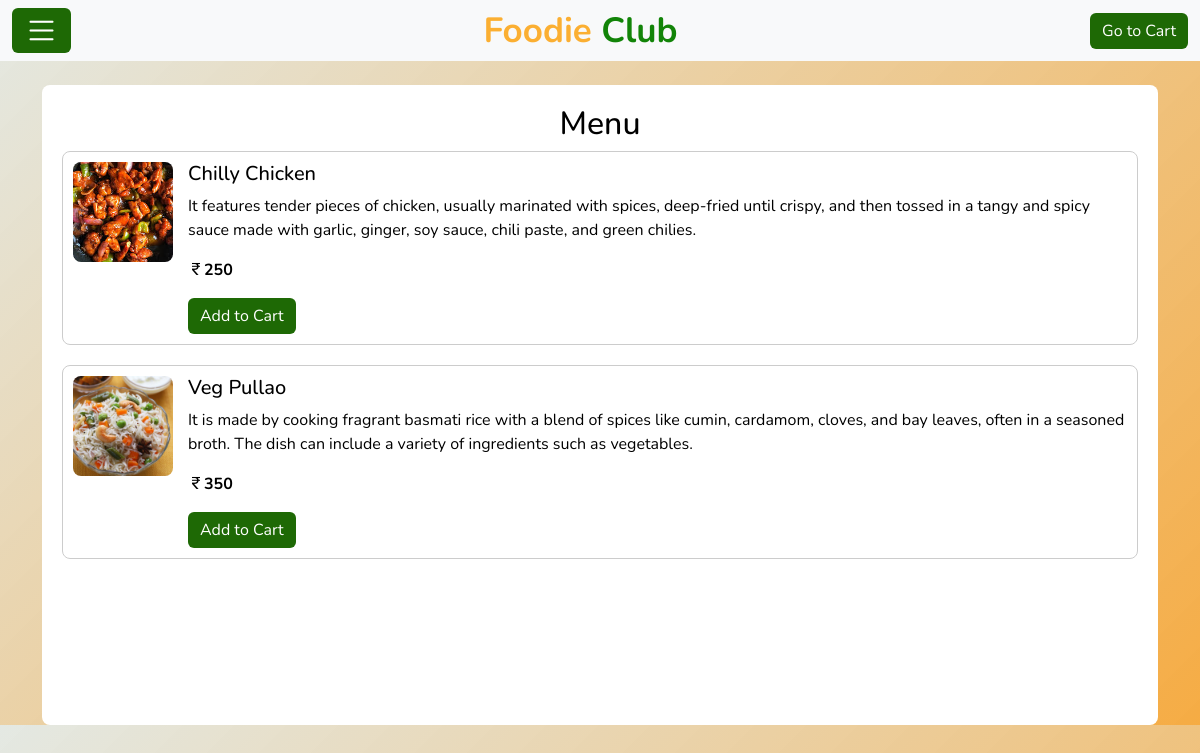
Before: /restaurant_menu/2 (signed in) with the older database file.
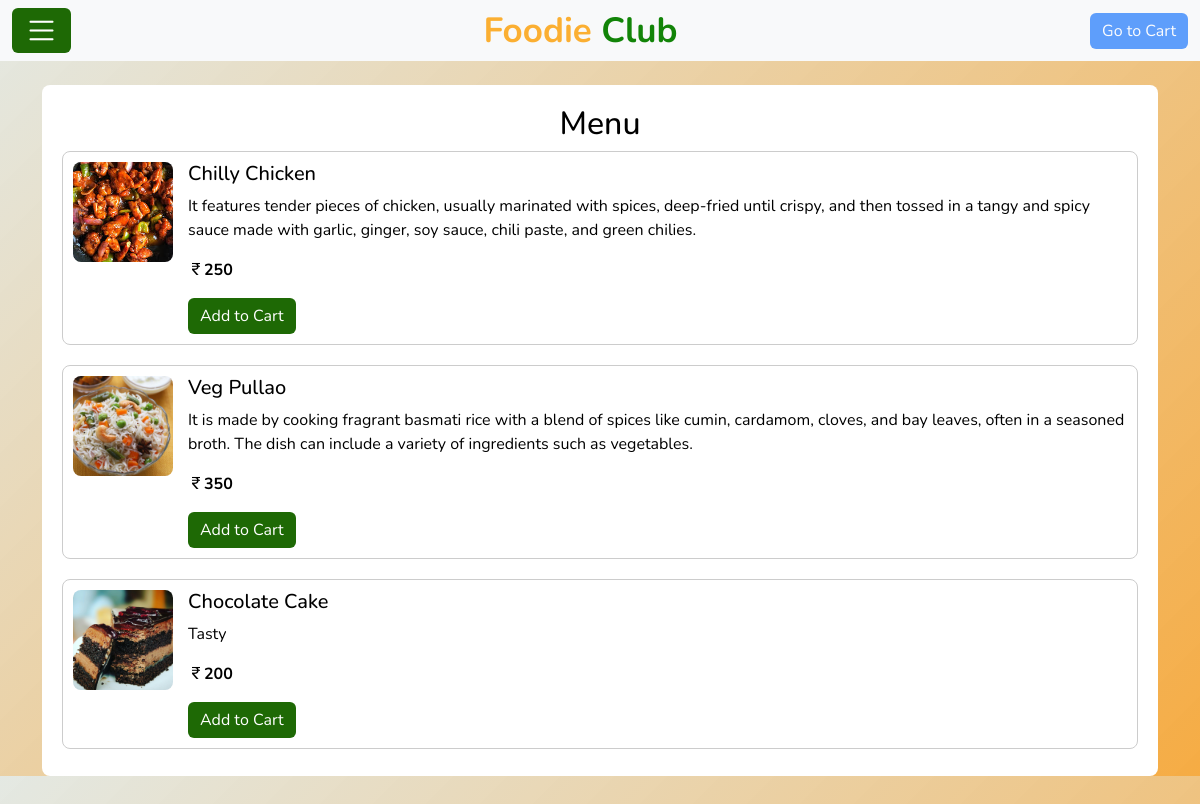
After: the same page with the newer database file.
### Restaurant/models.py (models this page shows)
class Food(models.Model):
    food_id=models.AutoField(primary_key=True)
    food_name=models.CharField(max_length=100)
    food_description=models.CharField(max_length=300)
    food_price=models.IntegerField()
    food_picture=models.ImageField(upload_to="foods/",validators=[validate_image])
    food_by=models.CharField(max_length=100)

### Customer/views.py (the view)
# urls.py: path('restaurant_menu/<res_id>',views.restaurant_menu,name="restaurant_menu"),
def restaurant_menu(request,res_id):
    email=request.session.get('email')
    if request.session and Customer.objects.filter(email=email).exists():
        restaurant=Restaurant.objects.get(res_id=res_id)
        food=Food.objects.filter(food_by=restaurant.res_name)
        return render(request,'Customer_restaurant_menu.html',{'food':food,'email':email,'res_id':res_id,'cart':Cart.objects.filter(cust_email=email).exists()})
    else:
        return redirect('error')

### templates/Customer_restaurant_menu.html (shortened to what this page needs)
<!DOCTYPE html>
<html lang="en">
<head>
    {%load static%}
    <link href="https://cdn.jsdelivr.net/npm/bootstrap@5.3.0-alpha3/dist/css/bootstrap.min.css" rel="stylesheet">
    <link rel="stylesheet" href="https://cdn.jsdelivr.net/npm/bootstrap-icons@1.11.3/font/bootstrap-icons.min.css">
</head>
<body>
    <div class="navbar navbar-expand-lg bg-light navbar-light">
        <div class="container-fluid">
            <a class="btn btn-primary navbar-brand" data-bs-toggle="offcanvas" href="#offcanvasExample" role="button" aria-controls="offcanvasExample"><i class="bi bi-list" style="color: white;"></i></a>
            <a href="/" class="navbar-brand">Foodie <span>Club</span></a>
            {% if cart %}
            <a href="/cart/"><button type="button" class="btn btn-primary">Go to Cart</button></a>
            {% else %}
            <button type="button" class="btn btn-primary" disabled>Go to Cart</button>
            {% endif %}
        </div>
    </div>
            <div class="container menu-container">
                    <div class="menu-list">
                        <h2 style="text-align: center;">Menu</h2>
                        <div id="menu-items">
                            {% for item in food %}
                            <div class="menu-item">
                                <img src="{{item.food_picture.url}}" alt="Food Item" height="200" width="200" style="object-fit: cover; object-position: center;">
                                <div class="details">
                                    <h5>{{item.food_name}}</h5>
                                    <p>{{item.food_description}}</p>
                                    <p><b><i class="bi bi-currency-rupee"></i>{{item.food_price}}</b></p>
                                    <button class="btn btn-primary" onclick="addToCart('{{ item.food_name }}', {{ item.food_price }}, {{ item.food_id }}, '{{ email }}','{{ res_id }}')">Add to Cart</button>
                                </div>
                            </div>
                            {% endfor %}
                        </div>
                    </div>
            </div>
</body>
</html>

Changed rows visible on the page:
added Food: food_picture (picture), food_name "Chocolate Cake", food_description "Tasty", food_price "200"
